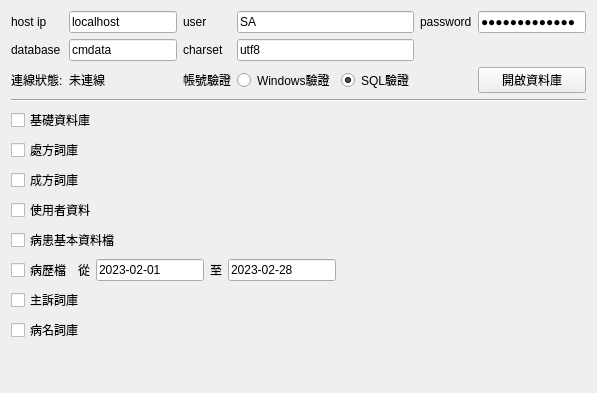
       <widget class="QWidget" name="tab_4">
        <attribute name="title">
         <string>精典</string>
        </attribute>
        <layout class="QVBoxLayout" name="verticalLayout_4">
         <item>
          <layout class="QGridLayout" name="gridLayout_14">
           <item row="1" column="2">
            <widget class="QLineEdit" name="lineEdit_database_cm">
             <property name="inputMask">
              <string/>
             </property>
             <property name="text">
              <string>cmdata</string>
             </property>
             <property name="placeholderText">
              <string>請輸入資料庫名稱</string>
             </property>
            </widget>
           </item>
           <item row="1" column="0">
            <widget class="QLabel" name="label_44">
             <property name="text">
              <string>database</string>
             </property>
            </widget>
           </item>
           <item row="0" column="6">
            <widget class="QLineEdit" name="lineEdit_password_cm">
             <property name="text">
              <string>Vovoman591014</string>
             </property>
             <property name="echoMode">
              <enum>QLineEdit::Password</enum>
             </property>
            </widget>
           </item>
           <item row="0" column="4">
            <widget class="QLineEdit" name="lineEdit_user_cm">
             <property name="text">
              <string>SA</string>
             </property>
            </widget>
           </item>
           <item row="1" column="4">
            <widget class="QLineEdit" name="lineEdit_charset_cm">
             <property name="text">
              <string>utf8</string>
             </property>
            </widget>
           </item>
           <item row="0" column="5">
            <widget class="QLabel" name="label_45">
             <property name="text">
              <string>password</string>
             </property>
            </widget>
           </item>
           <item row="2" column="6">
            <widget class="QPushButton" name="pushButton_test_connection_cm">
             <property name="text">
              <string>開啟資料庫</string>
             </property>
            </widget>
           </item>
           <item row="0" column="2">
            <widget class="QLineEdit" name="lineEdit_host_cm">
             <property name="text">
              <string>localhost</string>
             </property>
            </widget>
           </item>
           <item row="1" column="3">
            <widget class="QLabel" name="label_46">
             <property name="text">
              <string>charset</string>
             </property>
            </widget>
           </item>
           <item row="0" column="0">
            <widget class="QLabel" name="label_47">
             <property name="text">
              <string>host ip</string>
             </property>
            </widget>
           </item>
           <item row="2" column="2">
            <widget class="QLabel" name="label_connection_status_cm">
             <property name="text">
              <string>未連線</string>
             </property>
            </widget>
           </item>
           <item row="0" column="3">
            <widget class="QLabel" name="label_48">
             <property name="text">
              <string>user</string>
             </property>
            </widget>
           </item>
           <item row="2" column="0">
            <widget class="QLabel" name="label_49">
             <property name="text">
              <string>連線狀態:</string>
             </property>
            </widget>
           </item>
           <item row="2" column="3">
            <widget class="QLabel" name="label_50">
             <property name="text">
              <string>帳號驗證</string>
             </property>
            </widget>
           </item>
           <item row="2" column="4">
            <layout class="QHBoxLayout" name="horizontalLayout_5">
             <item>
              <widget class="QRadioButton" name="radioButton_windows_auth_cm">
               <property name="text">
                <string>Windows驗證</string>
               </property>
               <property name="checked">
                <bool>false</bool>
               </property>
              </widget>
             </item>
             <item>
              <widget class="QRadioButton" name="radioButton_sql_auth_cm">
               <property name="text">
                <string>SQL驗證</string>
               </property>
               <property name="checked">
                <bool>true</bool>
               </property>
              </widget>
             </item>
            </layout>
           </item>
          </layout>
         </item>
         <item>
          <widget class="Line" name="line_7">
           <property name="orientation">
            <enum>Qt::Horizontal</enum>
           </property>
          </widget>
         </item>
         <item>
          <layout class="QGridLayout" name="gridLayout_15">
           <item row="10" column="0">
            <widget class="QCheckBox" name="checkBox_disease_cm">
             <property name="text">
              <string>病名詞庫</string>
             </property>
            </widget>
           </item>
           <item row="6" column="0">
            <widget class="QCheckBox" name="checkBox_patient_cm">
             <property name="text">
              <string>病患基本資料檔</string>
             </property>
             <property name="checked">
              <bool>false</bool>
             </property>
            </widget>
           </item>
           <item row="3" column="0">
            <widget class="QCheckBox" name="checkBox_medicine_cm">
             <property name="text">
              <string>處方詞庫</string>
             </property>
             <property name="checked">
              <bool>false</bool>
             </property>
            </widget>
           </item>
           <item row="4" column="0">
            <widget class="QCheckBox" name="checkBox_compound_cm">
             <property name="text">
              <string>成方詞庫</string>
             </property>
             <property name="checked">
              <bool>false</bool>
             </property>
            </widget>
           </item>
           <item row="20" column="0">
            <spacer name="verticalSpacer_7">
             <property name="orientation">
              <enum>Qt::Vertical</enum>
             </property>
             <property name="sizeHint" stdset="0">
              <size>
               <width>20</width>
               <height>40</height>
              </size>
             </property>
            </spacer>
           </item>
           <item row="7" column="0">
            <layout class="QHBoxLayout" name="horizontalLayout_6">
             <item>
              <widget class="QCheckBox" name="checkBox_medical_record_cm">
               <property name="text">
                <string>病歷檔</string>
               </property>
               <property name="checked">
                <bool>false</bool>
               </property>
              </widget>
             </item>
             <item>
              <widget class="QLabel" name="label_17">
               <property name="text">
                <string>從</string>
               </property>
              </widget>
             </item>
             <item>
              <widget class="QLineEdit" name="lineEdit_start_date_cm">
               <property name="text">
                <string>2023-02-01</string>
               </property>
              </widget>
             </item>
             <item>
              <widget class="QLabel" name="label_18">
               <property name="text">
                <string>至</string>
               </property>
              </widget>
             </item>
             <item>
              <widget class="QLineEdit" name="lineEdit_end_date_cm">
               <property name="text">
                <string>2023-02-28</string>
               </property>
              </widget>
             </item>
             <item>
              <spacer name="horizontalSpacer_7">
               <property name="orientation">
                <enum>Qt::Horizontal</enum>
               </property>
               <property name="sizeHint" stdset="0">
                <size>
                 <width>40</width>
                 <height>20</height>
                </size>
               </property>
              </spacer>
             </item>
             <item>
              <spacer name="horizontalSpacer_8">
               <property name="orientation">
                <enum>Qt::Horizontal</enum>
               </property>
               <property name="sizeHint" stdset="0">
                <size>
                 <width>40</width>
                 <height>20</height>
                </size>
               </property>
              </spacer>
             </item>
             <item>
              <spacer name="horizontalSpacer_9">
               <property name="orientation">
                <enum>Qt::Horizontal</enum>
               </property>
               <property name="sizeHint" stdset="0">
                <size>
                 <width>40</width>
                 <height>20</height>
                </size>
               </property>
              </spacer>
             </item>
            </layout>
           </item>
           <item row="8" column="0">
            <widget class="QCheckBox" name="checkBox_symptom_cm">
             <property name="text">
              <string>主訴詞庫</string>
             </property>
             <property name="checked">
              <bool>false</bool>
             </property>
            </widget>
           </item>
           <item row="5" column="0">
            <widget class="QCheckBox" name="checkBox_user_cm">
             <property name="text">
              <string>使用者資料</string>
             </property>
             <property name="checked">
              <bool>false</bool>
             </property>
            </widget>
           </item>
           <item row="2" column="0">
            <widget class="QCheckBox" name="checkBox_database_cm">
             <property name="text">
              <string>基礎資料庫</string>
             </property>
             <property name="checked">
              <bool>false</bool>
             </property>
            </widget>
           </item>
          </layout>
         </item>
        </layout>
       </widget>
